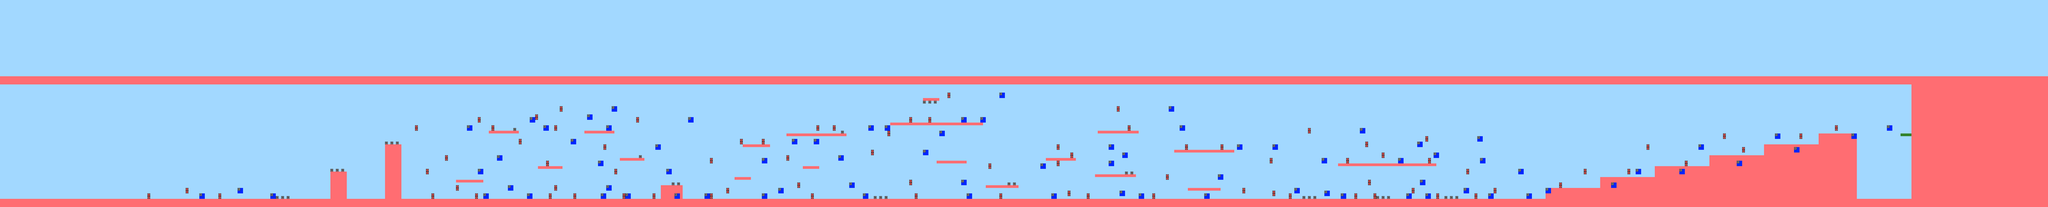

This is a level from a 2D game, rendered from its Tiled map with the project's own tilesets. A one-line summary and the map file follow, with tile-layer data summarised:
An orthogonal 750x76 tile map with 16x16 px tiles, 6 tile layers (Background, Platforms, PlatformCollision, ObstacleCollision, ...).

<map version="1.0" tiledversion="1.0.3" orientation="orthogonal" renderorder="right-down" width="750" height="76" tilewidth="16" tileheight="16" nextobjectid="1">
 <tileset firstgid="1" name="tileset" tilewidth="16" tileheight="16" tilecount="50" columns="10">
  <image source="tileset.png" width="160" height="80" />
 </tileset>
 <layer name="Background" width="750" height="76">
  <data>[57000 cells, 57000 non-empty, 1 distinct tile ids]</data>
 </layer>
 <layer name="Platforms" width="750" height="76">
  <data>[57000 cells, 8628 non-empty, 11 distinct tile ids]</data>
 </layer>
 <layer name="PlatformCollision" width="750" height="76">
  <data>[57000 cells, 8624 non-empty, 1 distinct tile ids]</data>
 </layer>
 <layer name="ObstacleCollision" width="750" height="76">
  <data>[57000 cells, 0 non-empty, 0 distinct tile ids]</data>
 </layer>
 <layer name="FinishLine" width="750" height="76">
  <data>[57000 cells, 4 non-empty, 1 distinct tile ids]</data>
 </layer>
 <layer name="Sprites" width="750" height="76">
  <data>[57000 cells, 519 non-empty, 5 distinct tile ids]</data>
 </layer>
</map>